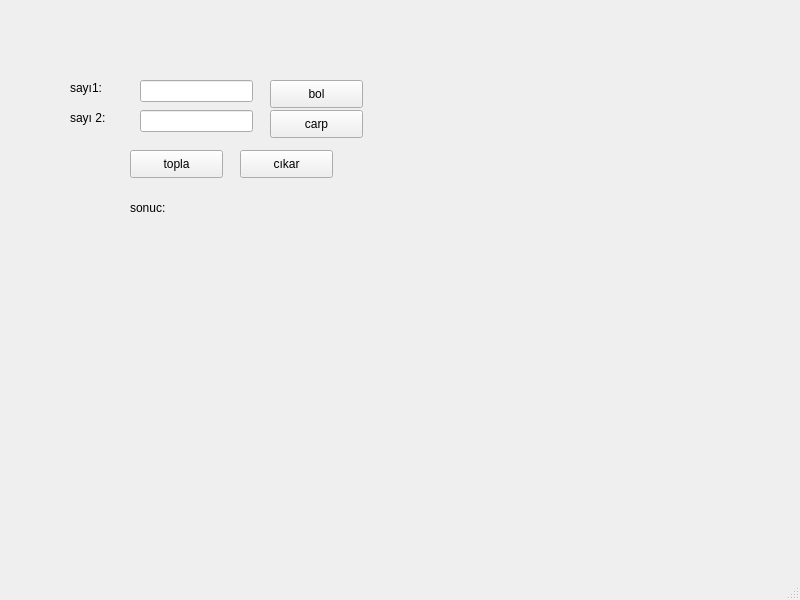
<?xml version="1.0" encoding="UTF-8"?>
<ui version="4.0">
 <class>MainWindow</class>
 <widget class="QMainWindow" name="MainWindow">
  <property name="geometry">
   <rect>
    <x>0</x>
    <y>0</y>
    <width>800</width>
    <height>600</height>
   </rect>
  </property>
  <property name="windowTitle">
   <string>MainWindow</string>
  </property>
  <property name="windowIcon">
   <iconset>
    <normaloff>calculator_icon.png</normaloff>calculator_icon.png</iconset>
  </property>
  <widget class="QWidget" name="MainWindow_2">
   <widget class="QPushButton" name="btn_to">
    <property name="geometry">
     <rect>
      <x>130</x>
      <y>150</y>
      <width>93</width>
      <height>28</height>
     </rect>
    </property>
    <property name="text">
     <string>topla</string>
    </property>
   </widget>
   <widget class="QPushButton" name="btn_ci">
    <property name="geometry">
     <rect>
      <x>240</x>
      <y>150</y>
      <width>93</width>
      <height>28</height>
     </rect>
    </property>
    <property name="text">
     <string>cıkar</string>
    </property>
   </widget>
   <widget class="QPushButton" name="btn_ca">
    <property name="geometry">
     <rect>
      <x>270</x>
      <y>110</y>
      <width>93</width>
      <height>28</height>
     </rect>
    </property>
    <property name="text">
     <string>carp</string>
    </property>
   </widget>
   <widget class="QPushButton" name="btn_bo">
    <property name="geometry">
     <rect>
      <x>270</x>
      <y>80</y>
      <width>93</width>
      <height>28</height>
     </rect>
    </property>
    <property name="text">
     <string>bol</string>
    </property>
   </widget>
   <widget class="QLineEdit" name="txt_1">
    <property name="geometry">
     <rect>
      <x>140</x>
      <y>80</y>
      <width>113</width>
      <height>22</height>
     </rect>
    </property>
   </widget>
   <widget class="QLineEdit" name="txt_2">
    <property name="geometry">
     <rect>
      <x>140</x>
      <y>110</y>
      <width>113</width>
      <height>22</height>
     </rect>
    </property>
   </widget>
   <widget class="QLabel" name="lbl_1">
    <property name="geometry">
     <rect>
      <x>70</x>
      <y>80</y>
      <width>55</width>
      <height>16</height>
     </rect>
    </property>
    <property name="text">
     <string>sayı1:</string>
    </property>
   </widget>
   <widget class="QLabel" name="lbl_2">
    <property name="geometry">
     <rect>
      <x>70</x>
      <y>110</y>
      <width>55</width>
      <height>16</height>
     </rect>
    </property>
    <property name="text">
     <string>sayı 2:</string>
    </property>
   </widget>
   <widget class="QLabel" name="label">
    <property name="geometry">
     <rect>
      <x>130</x>
      <y>200</y>
      <width>55</width>
      <height>16</height>
     </rect>
    </property>
    <property name="text">
     <string>sonuc:</string>
    </property>
   </widget>
   <widget class="QLabel" name="lbl_result">
    <property name="geometry">
     <rect>
      <x>210</x>
      <y>200</y>
      <width>55</width>
      <height>16</height>
     </rect>
    </property>
    <property name="text">
     <string/>
    </property>
   </widget>
  </widget>
  <widget class="QMenuBar" name="menubar">
   <property name="geometry">
    <rect>
     <x>0</x>
     <y>0</y>
     <width>800</width>
     <height>26</height>
    </rect>
   </property>
  </widget>
  <widget class="QStatusBar" name="statusbar"/>
 </widget>
 <resources/>
 <connections/>
</ui>
